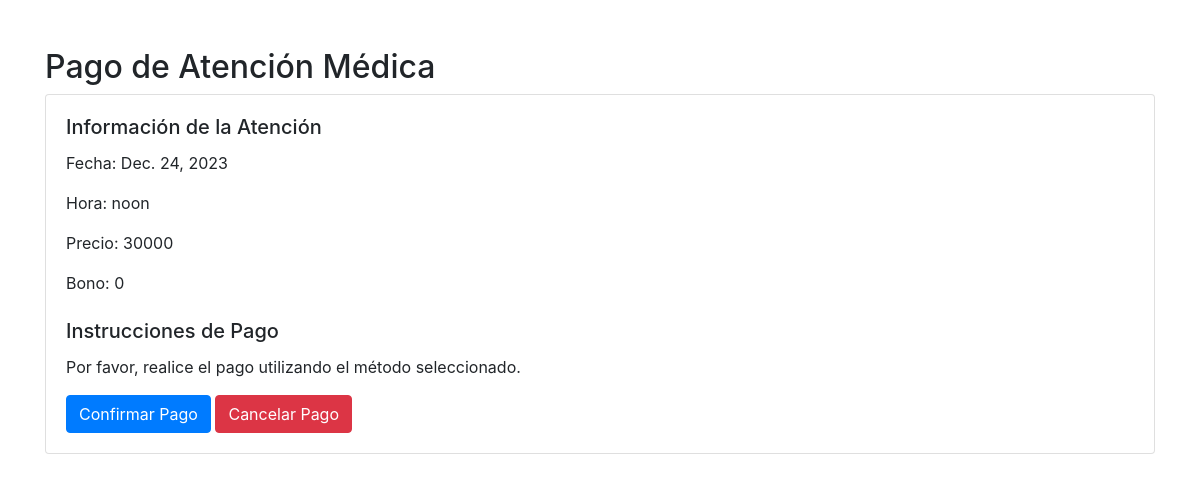
Screenshot of /centroMedicoApp/pago/12/ with the database file from the repository.
### centroMedicoApp/models.py (models this page shows, shortened)
class Atencion(models.Model):
    id_ate = models.AutoField(primary_key=True)
    fecha_ate = models.DateField(default=timezone.now)
    hora_ate = models.TimeField(default=0)
    precio_ate = models.DecimalField(max_digits=20, decimal_places=0)
    bono_ate = models.CharField(max_length=20, default=0)
    rut_cli = models.ForeignKey(Paciente, on_delete=models.CASCADE)
    rut_med = models.ForeignKey(Medico, on_delete=models.CASCADE, related_name='atenciones')
    id_boleta = models.ForeignKey(Boleta, on_delete=models.CASCADE)
    id_esp = models.ForeignKey(Especialidad, on_delete=models.CASCADE)
    disponible_ate = models.BooleanField(default=True)
    class Meta:
        unique_together = [('id_ate', 'id_esp')]

### centroMedicoApp/views.py (the view)
# urls.py: path('pago/<int:id_ate>/', views.web_pago, name="web_pago"),
def web_pago(request, id_ate):
    atencion = Atencion.objects.get(id_ate=id_ate)
    context = {
        'atencion': atencion
    }
    return render(request, 'pages/pago.html', context)

### centroMedicoApp/templates/pages/pago.html (shortened to what this page needs)
<!DOCTYPE html>
<html lang="en">
<head>
    <link rel="stylesheet" href="https://maxcdn.bootstrapcdn.com/bootstrap/4.0.0/css/bootstrap.min.css">
</head>
<body>
    <div class="container mt-5">
        <h2>Pago de Atención Médica</h2>
        <div class="card">
            <div class="card-body">
                <h5 class="card-title">Información de la Atención</h5>
                <p class="card-text">Fecha: {{ atencion.fecha_ate }}</p>
                <p class="card-text">Hora: {{ atencion.hora_ate }}</p>
                <p class="card-text">Precio: {{ atencion.precio_ate }}</p>
                <p class="card-text">Bono: {{ atencion.bono_ate }}</p>
                <h5 class="card-title mt-4">Instrucciones de Pago</h5>
                <p class="card-text">Por favor, realice el pago utilizando el método seleccionado.</p>
                <button id="btn-confirmar" class="btn btn-primary">Confirmar Pago</button>
                <button id="btn-cancelar" class="btn btn-danger">Cancelar Pago</button>
            </div>
        </div>
    </div>
</body>
</html>

### rows the page displays
Atencion: fecha_ate "Dec. 24, 2023", hora_ate "noon", precio_ate "30000", bono_ate "0"
